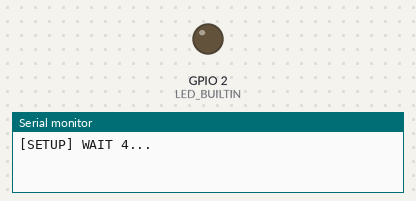
Bench run of a sketch on a simulated ESP8266 (NodeMCU). On the bench: output pins drawn as LEDs (lit = HIGH, except the on-board LED, lit = LOW), the last lines printed to the serial monitor. WiFi joins after 1.5 s; servers stay silent unless stated.

Above: at 0.1 s.
At 5.7 s:
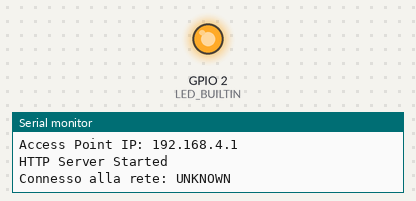
Timing chart, 0 to 7.2 s (numbered marks = the images above):
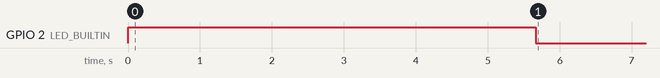

Measured:
- by itself, GPIO 2 (LED_BUILTIN): HIGH → LOW at 5.7 s

The sketch:

EspPot_Test.ino
```cpp
#include <ESP8266WiFi.h>
#include <ESP8266WebServer.h>
#include <ESP8266Firebase.h>

#define PROJECT_ID "domopotdb-default-rtdb"   // Your Firebase Project ID. Can be found in project settings.

/*Specifying the SSID and Password of the AP*/
const char* ap_ssid = "DomoPot_WiFi"; //Access Point SSID
const char* ap_password= ""; //Access Point Password
uint8_t max_connections=8;//Maximum Connection Limit for AP
int current_stations=0, new_stations=0;

//Specifying the Webserver instance to connect with HTTP Port: 80
ESP8266WebServer server(80);

Firebase firebase(PROJECT_ID);

//Inizializzazione delle variabili. ssid e passwordo sono quelli che verranno passati via app
bool onLine = false;
String Pot_ID = "DomoPot_01";
String ssid = "UNKNOWN";
String pass = "UNKNOWN";

void setup() {
  Serial.begin(115200);
  Serial.println();

  pinMode(LED_BUILTIN, OUTPUT);
  digitalWrite(LED_BUILTIN,HIGH);

  for (uint8_t t = 4; t > 0; t--) {
    Serial.printf("[SETUP] WAIT %d...\n", t);
    Serial.flush();
    delay(1000);
  }

  //"ssid" e "pass" dovrebbero essere salvati nella memoria del esp cosi quando
  //si accende prova a connettersi
  connectToWifi(ssid,pass);

  //Se non si collega ad una rete wifi, passa alla modalita AP
  if(WiFi.status() != WL_CONNECTED){
    Serial.println("non connesso...");
    accessPoint(ap_ssid,ap_password);
  }

  //Fin quando non è connesso a nessuna rete si comporta da web server
  while ((WiFi.status() != WL_CONNECTED))
  {
    //Serial.print(".");
    delay(100);
    server.handleClient();
    //Continuously check how many stations are connected to Soft AP and notify whenever a new station is connected or disconnected
    new_stations=WiFi.softAPgetStationNum();

    if(current_stations<new_stations)//Device is Connected
    {
      current_stations=new_stations;
      Serial.print("New Device Connected to SoftAP... Total Connections: ");
      Serial.println(current_stations);
    }

    if(current_stations>new_stations)//Device is Disconnected
    {
      current_stations=new_stations;
      Serial.print("Device disconnected from SoftAP... Total Connections: ");
      Serial.println(current_stations);
    }
  }

  //Arrivati qui l'esp è connesso a alla rete wifi
  Serial.println("Connesso alla rete: " + ssid);
  onLine = true;
  //Una volta connesso l'esp si collega al DB dicendo che è onLine...
  firebase.setInt(Pot_ID+"/onLine", 1);   //<- non c'è setBool! :-(
}

//Solo quando è onLine entra nel loop
void loop() {
  //Led acceso
  digitalWrite(LED_BUILTIN,LOW);

  //Da qui in poi ogni tot secondi l'esp invia al DB i valori letti dai sensori
  //Da implementare...

  //Da gestire il fatto che potrebbe mancare la rete wifi e bisogna riconnettersi
}

//Funzione che prova a connettersi ad una rete
void connectToWifi (String ssid, String pass)
{
  Serial.println("Try to connect...");
  WiFi.mode(WIFI_STA);
  WiFi.begin(ssid,pass);
}

//Funzione che gestisce il web server locale
void accessPoint(String ap_ssid, String ap_password)
{
  Serial.println("Starting in AP mode...");
  WiFi.mode(WIFI_AP);
  if(WiFi.softAP(ap_ssid,ap_password,1,false,max_connections)==true)
  {
    Serial.print("Access Point is Created with SSID: ");
    Serial.println(ap_ssid);
    Serial.print("Max Connections Allowed: ");
    Serial.println(max_connections);
    Serial.print("Access Point IP: ");
    Serial.println(WiFi.softAPIP());
  }
  else
  {
    Serial.println("Unable to Create Access Point");
  }

  //Specifying the functions which will be executed upon corresponding GET/POST request from the client
  server.on("/", handle_Start);
  server.on("/credentials", handle_Credentials);
  server.onNotFound(handle_NotFound);

  //Starting the Server
  server.begin();
  Serial.println("HTTP Server Started");
}

//legge i parametri che gli arrivano via web request dall'app (ssid e pass)
void handle_Credentials()
{
  String message = "Credentials Received";
  message += "\n";

  //verifica sulla correttezza dei parametri ricevuti
  for (int i = 0; i < 2; i++) {
    if (server.argName(i) == "ssid")
    {
      ssid = server.arg(i);
    }else if (server.argName(i) == "pass")
    {
      pass = server.arg(i);
    }else{
      message = "ERROR";
    }

  }

  if(message=="ERROR"){
    message = "Invalid Arguments";
    Serial.println(message);
    server.send(200, "text/plain", message);
  }else{
    Serial.println(message);
    Serial.println("SSID is: " + ssid);
    Serial.println("Password is: " + pass);
    server.send(200, "text/plain", "Try to connect...");
    delay(5000);
    connectToWifi(ssid,pass);
  }
}

void handle_Start()
{
  server.send(200, "text/plain", Pot_ID);
}

void handle_NotFound()
{
  server.send(404, "text/plain", "Not found");
}
```
